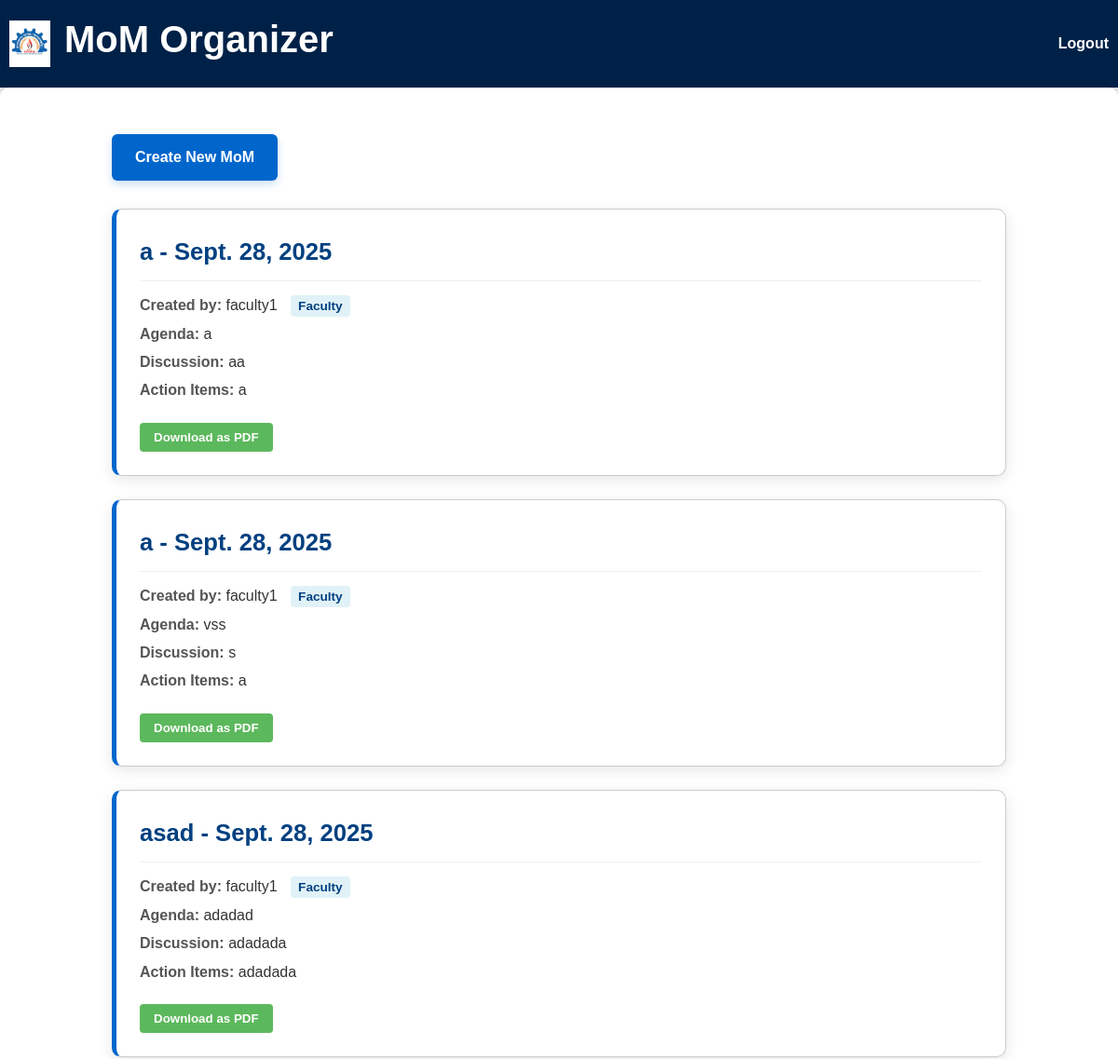
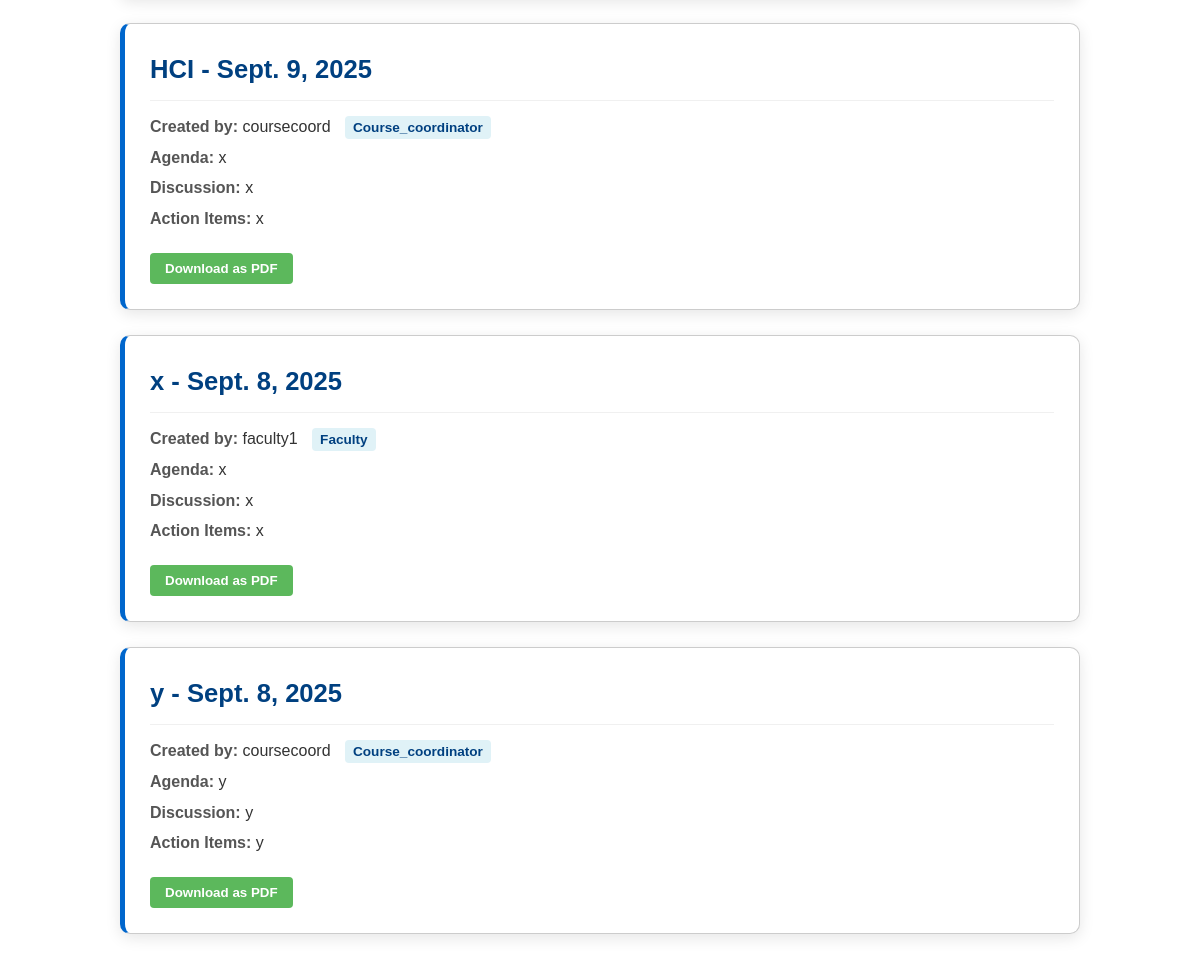
The page /moms/ (signed in) on the database its author committed (2 pictures, top to bottom).
### mom_app/models.py (models this page shows, shortened)
class MoM(models.Model):
    subject = models.CharField(max_length=100)
    date = models.DateField(auto_now_add=True)
    agenda = models.TextField()
    discussion = models.TextField()
    action_items = models.TextField()
    created_by = models.ForeignKey(User, on_delete=models.CASCADE)

class User(AbstractUser):
    ROLE_CHOICES = [
        ("faculty", "Faculty"),
        ("course_coordinator", "Course Coordinator"),
        ("module_coordinator", "Module Coordinator"),
        ("pac", "PAC"),
        ("dfb", "DFB"),
        ("cdc", "CDC"),
    ]
    role = models.CharField(max_length=30, choices=ROLE_CHOICES, default="faculty")

### mom_app/views.py (the view)
# urls.py: path('moms/', views.mom_list, name='mom_list'),        # MoM list
@login_required
def mom_list(request):
    user_role_order = {
        'faculty': 1,
        'course_coordinator': 2,
        'module_coordinator': 3,
        'pac': 4,
        'dfb': 5,
        'cdc': 6
    }
    current_level = user_role_order[request.user.role]
    moms = MoM.objects.filter(
        created_by__role__in=[role for role, order in user_role_order.items() if order <= current_level]
    ).order_by('-date')
    return render(request, 'mom_list.html', {'moms': moms})

### mom_app/templates/mom_list.html (shortened to what this page needs)
{% extends 'base.html' %}
{% block content %}
<div class="content-area">
    <a href="{% url 'mom_create' %}" class="create-btn">Create New MoM</a>
    {% for mom in moms %}
    <div class="card" id="mom-{{ mom.id }}">
        <div class="mom-pdf">
            <h3>{{ mom.subject }} - {{ mom.date }}</h3>
            <p>
                <b>Created by:</b> {{ mom.created_by.username }}
                <span class="role-badge">{{ mom.created_by.role|capfirst }}</span>
            </p>
            <p><b>Agenda:</b> {{ mom.agenda }}</p>
            <p><b>Discussion:</b> {{ mom.discussion }}</p>
            <p><b>Action Items:</b> {{ mom.action_items }}</p>
        </div>
        <button onclick="downloadPDF('mom-{{ mom.id }}')">Download as PDF</button>
    </div>
    {% empty %}
    <p class="empty-message">No MoMs available yet. Click 'Create New MoM' to get started!</p>
    {% endfor %}
</div>
{% endblock %}

### mom_app/templates/base.html (shortened to what this page needs)
{% load static %}
<!DOCTYPE html>
<html lang="en">
<head>
    <link rel="stylesheet" href="{% static 'css/styles.css' %}">
</head>
<body>
    <header>
    <img src="{% static 'images/pccoerlogo.png' %}" alt="PCCOER Logo">
    <h1>MoM Organizer</h1>
    {% if user.is_authenticated %}
        <a href="{% url 'logout' %}">Logout</a>
    {% endif %}
    </header>
    <main style="padding:20px;">
        {% block content %}{% endblock %}
    </main>
</body>
</html>

### static/css/styles.css (style rules this page uses)
body { margin: 0; font-family: Arial, sans-serif; background-color: #f0f2f5; }
.card { border: 1px solid #ccc; border-radius: 8px; margin-bottom: 20px; padding: 15px; background-color: white; box-shadow: 0 2px 6px rgba(0,0,0,0.1); }
header { display: flex; align-items: center; background-color: #002147; color: white; padding: 10px; }
header img { height: 50px; margin-right: 15px; }
header a { margin-left: auto; color: white; text-decoration: none; font-weight: bold; }
button, a.button { background-color: #004080; color: white; border: none; padding: 8px 12px; border-radius: 5px; cursor: pointer; text-decoration: none; }
.mom-pdf h3 { color: #002147; margin-top: 0; }
.mom-pdf p { line-height: 1.5; }
.role-badge { display: inline-block; background-color: #004080; color: white; padding: 2px 6px; border-radius: 4px; font-size: 12px; margin-left: 5px; text-transform: capitalize; }

### mom_app/templates/base.html (style rules this page uses)
* { margin: 0; padding: 0; box-sizing: border-box; }
body { font-family: 'Arial', sans-serif; background-color: #f7f7f7; color: #333; line-height: 1.6; }
header { background-color: #004080; color: white; padding: 20px 0; text-align: center; box-shadow: 0 4px 6px rgba(0, 0, 0, 0.1); }
header h1 { font-size: 2.5rem; margin-bottom: 10px; }
main { padding: 30px 0; background-color: #fff; border-radius: 10px; box-shadow: 0 2px 8px rgba(0, 0, 0, 0.1); }

### mom_app/templates/mom_list.html (style rules this page uses)
.content-area { padding: 30px 20px; max-width: 1000px; margin: 0 auto; }
.create-btn { display: inline-block; text-decoration: none; padding: 12px 25px; background-color: #0066cc; color: white; border-radius: 6px; font-size: 16px; font-weight: bold; transition: background-color 0.3s ease; margin-bottom: 30px; box-shadow: 0 4px 10px rgba(0, 102, 204, 0.2); }
.card { background-color: #ffffff; border-radius: 10px; box-shadow: 0 4px 15px rgba(0, 0, 0, 0.1); padding: 25px; margin-bottom: 25px; transition: box-shadow 0.3s ease; border-left: 5px solid #0066cc; }
.mom-pdf h3 { font-size: 1.6rem; color: #004080; margin-bottom: 15px; border-bottom: 1px solid #f0f0f0; padding-bottom: 10px; }
.mom-pdf p { font-size: 1rem; margin-bottom: 8px; line-height: 1.4; }
.mom-pdf b { color: #555; }
.role-badge { display: inline-block; background-color: #e0f2f7; color: #004080; padding: 2px 8px; border-radius: 4px; font-size: 0.85rem; font-weight: bold; margin-left: 10px; }
.card button { border: none; cursor: pointer; padding: 8px 15px; margin-top: 15px; background-color: #5cb85c; color: white; border-radius: 4px; font-weight: bold; transition: background-color 0.3s; }

### rows shown on the page
MoM: subject "a", date "Sept. 28, 2025", created_by.username "faculty1", created_by.role "Faculty", agenda "a", discussion "aa", action_items "a"
MoM: subject "a", date "Sept. 28, 2025", created_by.username "faculty1", created_by.role "Faculty", agenda "vss", discussion "s", action_items "a"
MoM: subject "asad", date "Sept. 28, 2025", created_by.username "faculty1", created_by.role "Faculty", agenda "adadad", discussion "adadada", action_items "adadada"
MoM: subject "HCI", date "Sept. 9, 2025", created_by.username "coursecoord", created_by.role "Course_coordinator", agenda "x", discussion "x", action_items "x"
MoM: subject "x", date "Sept. 8, 2025", created_by.username "faculty1", created_by.role "Faculty", agenda "x", discussion "x", action_items "x"
MoM: subject "y", date "Sept. 8, 2025", created_by.username "coursecoord", created_by.role "Course_coordinator", agenda "y", discussion "y", action_items "y"
